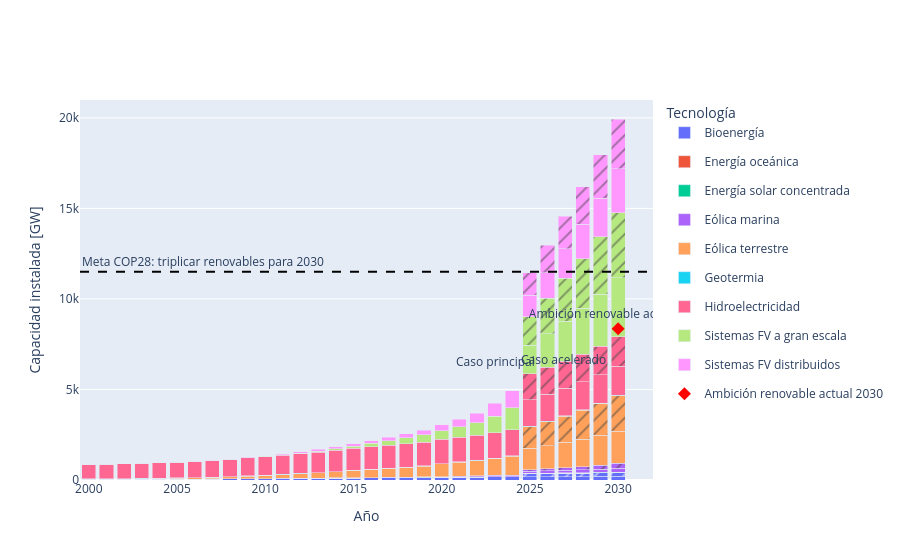

This figure's notebook cell:
### Code cell
#| label: fig-renovables-escenarios
#| fig-cap: "Contribución de renovables al suministro primario (escenarios)"
f = "../data/iea_renovables_mundo_capacidad_es.csv"
df3 = pd.read_csv(f)
df3_series = df3[df3['producto'] != 'Total'].copy()
df3_main = df3_series[df3_series['escenario'] == 'Caso principal'].copy()
df3_acc = df3_series[df3_series['escenario'] == 'Caso acelerado'].copy()
df3_target = df3[df3['escenario'] == 'Meta'].copy()
productos = df3_main['producto'].drop_duplicates().tolist()
colors = px.colors.qualitative.Plotly
color_map = {p: colors[i % len(colors)] for i, p in enumerate(productos)}
main_total = df3_main.groupby('anio', as_index=False)['valor'].sum()
acc_total = df3_acc.groupby('anio', as_index=False)['valor'].sum()
fig = go.Figure()
for p in productos:
    main_p = df3_main[df3_main['producto'] == p].sort_values('anio')
    acc_p = df3_acc[df3_acc['producto'] == p].sort_values('anio')
    fig.add_trace(go.Bar(x=main_p['anio'], y=main_p['valor'], name=p, legendgroup=p, offsetgroup='Caso principal', marker={'color': color_map[p]}))
    fig.add_trace(go.Bar(x=acc_p['anio'], y=acc_p['valor'], name=p, legendgroup=p, offsetgroup='Caso acelerado', showlegend=False, marker={'color': color_map[p], 'pattern': {'shape': '/'}}))
fig.add_hline(y=11500, line_dash='dash', line_color='black', annotation_text='Meta COP28: triplicar renovables para 2030', annotation_position='top left')
fig.add_trace(go.Scatter(x=df3_target['anio'], y=df3_target['valor'], mode='markers+text', name='Ambición renovable actual 2030', text=['Ambición renovable actual 2030'], textposition='top center', marker={'size': 10, 'symbol': 'diamond', 'color': 'red'}))
main_2025 = main_total[main_total['anio'] == 2025]['valor'].iloc[0]
acc_2025 = acc_total[acc_total['anio'] == 2025]['valor'].iloc[0]
fig.add_annotation(x=2025, y=main_2025, text='Caso principal', showarrow=False, yshift=16, xshift=-34)
fig.add_annotation(x=2025, y=acc_2025, text='Caso acelerado', showarrow=False, yshift=16, xshift=34)
fig.update_layout(barmode='stack', hovermode='x unified', xaxis_title='Año', yaxis_title='Capacidad instalada [GW]', legend_title='Tecnología')
fig.show()

### Figure 1 — Plotly figure (JSON) as saved in the notebook; plotly's stock layout.template omitted (floating-point values rounded to 4 significant figures)
{"data": [{"legendgroup": "Bioenergía", "marker": {"color": "#636EFA"}, "name": "Bioenergía", "offsetgroup": "Caso principal", "type": "bar", "x": [2000, 2001, 2002, 2003, 2004, 2005, 2006, 2007, 2008, 2009, 2010, 2011, 2012, 2013, 2014, 2015, 2016, 2017, 2018, 2019, 2020, 2021, 2022, 2023, 2024, 2025, 2026, 2027, 2028, 2029, 2030], "y": [34.71, 36.72, 38.49, 41.82, 43.92, 48.86, 51.31, 54.18, 58.01, 64.92, 71.3, 77.91, 83.88, 92.32, 99.22, 106.4, 115.2, 121.7, 129.7, 137.5, 146.8, 157.2, 163.9, 170.0, 174.2, 178.6, 182.3, 186.1, 190.4, 194.9, 199.9]}, {"legendgroup": "Bioenergía", "marker": {"color": "#636EFA", "pattern": {"shape": "/"}}, "name": "Bioenergía", "offsetgroup": "Caso acelerado", "showlegend": false, "type": "bar", "x": [2025, 2026, 2027, 2028, 2029, 2030], "y": [179.8, 184.4, 189.2, 195.0, 202.3, 211.8]}, {"legendgroup": "Energía oceánica", "marker": {"color": "#EF553B"}, "name": "Energía oceánica", "offsetgroup": "Caso principal", "type": "bar", "x": [2000, 2001, 2002, 2003, 2004, 2005, 2006, 2007, 2008, 2009, 2010, 2011, 2012, 2013, 2014, 2015, 2016, 2017, 2018, 2019, 2020, 2021, 2022, 2023, 2024, 2025, 2026, 2027, 2028, 2029, 2030], "y": [0.26, 0.26, 0.26, 0.26, 0.26, 0.26, 0.26, 0.27, 0.27, 0.27, 0.27, 0.53, 0.53, 0.54, 0.54, 0.54, 0.54, 0.55, 0.55, 0.55, 0.54, 0.54, 0.54, 0.54, 0.54, 0.55, 0.56, 0.59, 0.64, 0.66, 0.68]}, {"legendgroup": "Energía oceánica", "marker": {"color": "#EF553B", "pattern": {"shape": "/"}}, "name": "Energía oceánica", "offsetgroup": "Caso acelerado", "showlegend": false, "type": "bar", "x": [2025, 2026, 2027, 2028, 2029, 2030], "y": [0.55, 0.56, 0.6, 0.65, 0.68, 0.73]}, {"legendgroup": "Energía solar concentrada", "marker": {"color": "#00CC96"}, "name": "Energía solar concentrada", "offsetgroup": "Caso principal", "type": "bar", "x": [2000, 2001, 2002, 2003, 2004, 2005, 2006, 2007, 2008, 2009, 2010, 2011, 2012, 2013, 2014, 2015, 2016, 2017, 2018, 2019, 2020, 2021, 2022, 2023, 2024, 2025, 2026, 2027, 2028, 2029, 2030], "y": [0.42, 0.25, 0.2, 0.39, 0.39, 0.39, 0.41, 0.48, 0.53, 0.76, 1.25, 1.7, 2.55, 3.83, 4.39, 4.58, 4.86, 4.96, 5.69, 6.3, 6.39, 6.25, 6.4, 7.0, 7.54, 7.8, 8.0, 8.23, 8.47, 8.77, 9.07]}, {"legendgroup": "Energía solar concentrada", "marker": {"color": "#00CC96", "pattern": {"shape": "/"}}, "name": "Energía solar concentrada", "offsetgroup": "Caso acelerado", "showlegend": false, "type": "bar", "x": [2025, 2026, 2027, 2028, 2029, 2030], "y": [7.84, 8.11, 8.44, 8.75, 9.33, 9.91]}, {"legendgroup": "Eólica marina", "marker": {"color": "#AB63FA"}, "name": "Eólica marina", "offsetgroup": "Caso principal", "type": "bar", "x": [2000, 2001, 2002, 2003, 2004, 2005, 2006, 2007, 2008, 2009, 2010, 2011, 2012, 2013, 2014, 2015, 2016, 2017, 2018, 2019, 2020, 2021, 2022, 2023, 2024, 2025, 2026, 2027, 2028, 2029, 2030], "y": [0.05, 0.05, 0.22, 0.51, 0.61, 0.7, 0.9, 1.1, 1.44, 2.17, 3.29, 3.96, 5.72, 7.86, 9.19, 12.2, 14.77, 18.51, 22.99, 28.63, 34.77, 54.7, 65.03, 74.19, 83.41, 98.16, 116.6, 137.1, 158.7, 186.7, 223.8]}, {"legendgroup": "Eólica marina", "marker": {"color": "#AB63FA", "pattern": {"shape": "/"}}, "name": "Eólica marina", "offsetgroup": "Caso acelerado", "showlegend": false, "type": "bar", "x": [2025, 2026, 2027, 2028, 2029, 2030], "y": [99.08, 121.8, 144.7, 171.6, 213.1, 270.2]}, {"legendgroup": "Eólica terrestre", "marker": {"color": "#FFA15A"}, "name": "Eólica terrestre", "offsetgroup": "Caso principal", "type": "bar", "x": [2000, 2001, 2002, 2003, 2004, 2005, 2006, 2007, 2008, 2009, 2010, 2011, 2012, 2013, 2014, 2015, 2016, 2017, 2018, 2019, 2020, 2021, 2022, 2023, 2024, 2025, 2026, 2027, 2028, 2029, 2030], "y": [16.87, 23.82, 30.36, 37.84, 46.52, 57.82, 72.29, 90.56, 114.3, 148.1, 178.0, 216.4, 261.6, 292.3, 340.6, 403.2, 452.8, 496.6, 541.8, 595.2, 697.3, 770.2, 836.0, 941.4, 1047.0, 1171.0, 1277.0, 1398.0, 1520.0, 1642.0, 1780.0]}, {"legendgroup": "Eólica terrestre", "marker": {"color": "#FFA15A", "pattern": {"shape": "/"}}, "name": "Eólica terrestre", "offsetgroup": "Caso acelerado", "showlegend": false, "type": "bar", "x": [2025, 2026, 2027, 2028, 2029, 2030], "y": [1186.0, 1313.0, 1449.0, 1595.0, 1756.0, 1934.0]}, {"legendgroup": "Geotermia", "marker": {"color": "#19D3F3"}, "name": "Geotermia", "offsetgroup": "Caso principal", "type": "bar", "x": [2000, 2001, 2002, 2003, 2004, 2005, 2006, 2007, 2008, 2009, 2010, 2011, 2012, 2013, 2014, 2015, 2016, 2017, 2018, 2019, 2020, 2021, 2022, 2023, 2024, 2025, 2026, 2027, 2028, 2029, 2030], "y": [8.41, 8.1, 8.25, 8.28, 8.32, 8.66, 8.83, 8.97, 9.26, 9.7, 9.93, 10.07, 10.45, 10.69, 11.2, 11.88, 12.2, 12.79, 13.23, 13.93, 14.32, 14.65, 14.71, 14.98, 15.4, 15.84, 16.59, 17.27, 17.87, 18.55, 19.99]}, {"legendgroup": "Geotermia", "marker": {"color": "#19D3F3", "pattern": {"shape": "/"}}, "name": "Geotermia", "offsetgroup": "Caso acelerado", "showlegend": false, "type": "bar", "x": [2025, 2026, 2027, 2028, 2029, 2030], "y": [15.89, 16.71, 17.55, 18.5, 19.7, 22.24]}, {"legendgroup": "Hidroelectricidad", "marker": {"color": "#FF6692"}, "name": "Hidroelectricidad", "offsetgroup": "Caso principal", "type": "bar", "x": [2000, 2001, 2002, 2003, 2004, 2005, 2006, 2007, 2008, 2009, 2010, 2011, 2012, 2013, 2014, 2015, 2016, 2017, 2018, 2019, 2020, 2021, 2022, 2023, 2024, 2025, 2026, 2027, 2028, 2029, 2030], "y": [787.7, 794.8, 808.5, 829.1, 851.1, 874.5, 897.8, 929.3, 960.7, 994.3, 1028.0, 1059.0, 1092.0, 1139.0, 1179.0, 1216.0, 1250.0, 1273.0, 1297.0, 1315.0, 1338.0, 1367.0, 1398.0, 1410.0, 1435.0, 1458.0, 1482.0, 1503.0, 1528.0, 1555.0, 1589.0]}, {"legendgroup": "Hidroelectricidad", "marker": {"color": "#FF6692", "pattern": {"shape": "/"}}, "name": "Hidroelectricidad", "offsetgroup": "Caso acelerado", "showlegend": false, "type": "bar", "x": [2025, 2026, 2027, 2028, 2029, 2030], "y": [1459.0, 1486.0, 1511.0, 1539.0, 1575.0, 1627.0]}, {"legendgroup": "Sistemas FV a gran escala", "marker": {"color": "#B6E880"}, "name": "Sistemas FV a gran escala", "offsetgroup": "Caso principal", "type": "bar", "x": [2000, 2001, 2002, 2003, 2004, 2005, 2006, 2007, 2008, 2009, 2010, 2011, 2012, 2013, 2014, 2015, 2016, 2017, 2018, 2019, 2020, 2021, 2022, 2023, 2024, 2025, 2026, 2027, 2028, 2029, 2030], "y": [0.09, 0.1, 0.13, 0.15, 0.22, 0.29, 0.38, 0.62, 1.7, 3.37, 7.94, 18.85, 29.75, 52.94, 79.97, 116.8, 178.7, 248.4, 312.3, 388.4, 472.5, 561.3, 669.6, 905.4, 1230.0, 1550.0, 1858.0, 2197.0, 2528.0, 2886.0, 3276.0]}, {"legendgroup": "Sistemas FV a gran escala", "marker": {"color": "#B6E880", "pattern": {"shape": "/"}}, "name": "Sistemas FV a gran escala", "offsetgroup": "Caso acelerado", "showlegend": false, "type": "bar", "x": [2025, 2026, 2027, 2028, 2029, 2030], "y": [1589.0, 1953.0, 2369.0, 2748.0, 3153.0, 3596.0]}, {"legendgroup": "Sistemas FV distribuidos", "marker": {"color": "#FF97FF"}, "name": "Sistemas FV distribuidos", "offsetgroup": "Caso principal", "type": "bar", "x": [2000, 2001, 2002, 2003, 2004, 2005, 2006, 2007, 2008, 2009, 2010, 2011, 2012, 2013, 2014, 2015, 2016, 2017, 2018, 2019, 2020, 2021, 2022, 2023, 2024, 2025, 2026, 2027, 2028, 2029, 2030], "y": [0.73, 1.0, 1.34, 1.85, 2.88, 4.28, 5.71, 7.7, 12.95, 19.31, 31.46, 51.95, 71.11, 86.48, 103.5, 122.4, 143.3, 182.0, 226.4, 273.1, 338.8, 415.7, 529.8, 717.5, 930.8, 1195.0, 1428.0, 1647.0, 1889.0, 2148.0, 2430.0]}, {"legendgroup": "Sistemas FV distribuidos", "marker": {"color": "#FF97FF", "pattern": {"shape": "/"}}, "name": "Sistemas FV distribuidos", "offsetgroup": "Caso acelerado", "showlegend": false, "type": "bar", "x": [2025, 2026, 2027, 2028, 2029, 2030], "y": [1228.0, 1513.0, 1785.0, 2076.0, 2391.0, 2735.0]}, {"marker": {"color": "red", "size": 10, "symbol": "diamond"}, "mode": "markers+text", "name": "Ambición renovable actual 2030", "text": ["Ambición renovable actual 2030"], "textposition": "top center", "type": "scatter", "x": [2030], "y": [8355.0]}], "layout": {"annotations": [{"showarrow": false, "text": "Meta COP28: triplicar renovables para 2030", "x": 0, "xanchor": "left", "xref": "x domain", "y": 11500, "yanchor": "bottom", "yref": "y"}, {"showarrow": false, "text": "Caso principal", "x": 2025, "xshift": -34, "y": 5676.0, "yshift": 16}, {"showarrow": false, "text": "Caso acelerado", "x": 2025, "xshift": 34, "y": 5766.0, "yshift": 16}], "barmode": "stack", "hovermode": "x unified", "legend": {"title": {"text": "Tecnología"}}, "shapes": [{"line": {"color": "black", "dash": "dash"}, "type": "line", "x0": 0, "x1": 1, "xref": "x domain", "y0": 11500, "y1": 11500, "yref": "y"}], "xaxis": {"title": {"text": "Año"}}, "yaxis": {"title": {"text": "Capacidad instalada [GW]"}}}}
